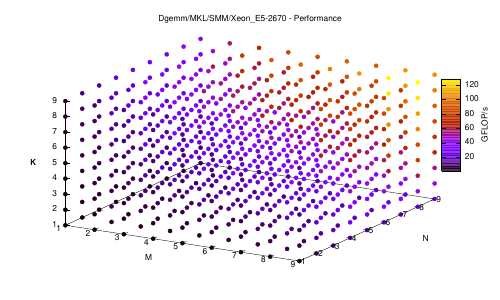

Generate this figure with gnuplot:
XNAME = 1
FNAME = 2
TNAME = 3
PNAME = 4
NOTES = 5
MPARM = 6
KPARM = 7
NPARM = 8
NVALS = 8
MSIZE = 9
DURMS = 11
DEVMS = 13
VALID = 15
FLOPS = 19
XTEND = 21

# GEN =-1: multiple files; no titles
# GEN = 0: multiple files with titles
# GEN = 1: single file with titles
GEN = 1

GEMX = "gemm"
FUNC = "mkl"
NAME = "MKL/SMM/Xeon_E5-2670"
PREC = "f64"

#FUNCB = "goto"
NAMEB = "OpenBLAS"
SHIFT = 20

NCORES = 16
PEAK_SP_GFLOPS = 41.6 * NCORES
PEAK_DP_GFLOPS = 0.5 * PEAK_SP_GFLOPS
HIM = 9
HIN = HIM
HIK = HIM
MN = 4

FILECOUNT = 0
BASENAME = GEMX."-".FUNC."-".PREC
stats BASENAME.".txt" using (log(column(FLOPS)*NCORES)) nooutput; GEO = sprintf("%.1f", exp(STATS_sum/STATS_records))
stats BASENAME.".txt" using (column(FLOPS)*NCORES) nooutput; MED = sprintf("%.1f", STATS_median)
stats BASENAME.".txt" using NPARM nooutput; XN = int(STATS_max)

MAX(A, B) = A < B ? B : A
IX(I1, J1, NJ) = int(MAX(I1 - 1, 0) * NJ + MAX(J1 - 1, 0))
I1(IX, NJ) = int(IX / NJ) + 1
J1(IX, NJ) = int(IX) % NJ + 1

set table "gemx-avg.txt"
plot BASENAME.".txt" using (IX(column(MPARM), column(NPARM), XN)):(column(FLOPS)*NCORES) smooth unique
unset table
set table "gemx-cdf.txt"
plot BASENAME.".txt" using (column(FLOPS)*NCORES):(1.0) smooth cumulative
unset table
stats "gemx-cdf.txt" using (("".strcol(3)."" eq "i")?($2):(1/0)) nooutput; FREQSUM = STATS_max

TERMINAL = "pdf"
set terminal TERMINAL
#set termoption font "Times-Roman,7"

EXT = TERMINAL[1:3]

if (GEN==1) set output "gemm-mkl-smm.".EXT
if (PREC eq "f64") {
  PEAK = PEAK_DP_GFLOPS
  PRECISION = "D"
} else {
  PEAK = PEAK_SP_GFLOPS
  PRECISION = "S"
}


if (exists("FUNCB") && (FUNCB ne "") && exists("NAMEB") && (NAMEB ne "")) {
  reset
  if (GEN<=0) { set output GEMX."-".FUNC."-".PREC."-".FILECOUNT.".".EXT; FILECOUNT = FILECOUNT + 1 }
  if (GEN>-1) { set title PRECISION.GEMX." - ".NAME."(+) vs. ".NAMEB."(-)" }
  stats "< paste ".BASENAME.".txt ".GEMX."-".FUNCB."-".PREC.".txt" using ((column(FLOPS)-column(FLOPS+SHIFT))*NCORES) nooutput
  set palette defined ( -1 "blue", 0 "white", 1 "red" )
  set pm3d interpolate 0, 0
  set autoscale fix
  if (0<HIM) { set xrange [*:HIM] }
  if (0<HIN) { set yrange [*:HIN] }
  if (0<HIK) { set zrange [*:HIK] }
  set xlabel "M"
  set ylabel "N"
  set zlabel "K"
  set ticslevel 0
  set cblabel "GFLOP/s" offset 0.5
  set format x "%g"; set format y "%g"; set format z "%g"; set format cb "%+g"
  set cbrange [-MAX(abs(STATS_min), abs(STATS_max)):MAX(abs(STATS_min), abs(STATS_max))]
  splot "< paste ".BASENAME.".txt ".GEMX."-".FUNCB."-".PREC.".txt" using MPARM:NPARM:KPARM:((column(FLOPS)-column(FLOPS+SHIFT))*NCORES) notitle with points pointtype 7 linetype palette
}

reset
if (GEN<=0) { set output GEMX."-".FUNC."-".PREC."-".FILECOUNT.".".EXT; FILECOUNT = FILECOUNT + 1 }
if (GEN>-1) { set title PRECISION.GEMX."/".NAME." - Performance" }
set pm3d interpolate 0, 0
#set colorbox horizontal user origin 0, 0.1 size 1, 0.1
set autoscale fix
if (0<HIM) { set xrange [*:HIM] }
if (0<HIN) { set yrange [*:HIN] }
if (0<HIK) { set zrange [*:HIK] }
set xlabel "M"
set ylabel "N"
set zlabel "K"
set ticslevel 0
set cblabel "GFLOP/s" offset 1.0
set format x "%g"; set format y "%g"; set format z "%g"; set format cb "%g"
splot BASENAME.".txt" using MPARM:NPARM:KPARM:(column(FLOPS)*NCORES) notitle with points pointtype 7 linetype palette

reset
if (GEN<=0) { set output GEMX."-".FUNC."-".PREC."-".FILECOUNT.".".EXT; FILECOUNT = FILECOUNT + 1 }
if (GEN>-1) { set title PRECISION.GEMX."/".NAME." - Performance (K-Average)" }
set dgrid3d #9, 9
set pm3d interpolate 0, 0 map
if (0<HIM) { set xrange [*:HIM] }
if (0<HIN) { set yrange [*:HIN] }
set autoscale fix
set xlabel "M"
set ylabel "N" offset -1.0
set cblabel "GFLOP/s" offset 1.0
set format x "%g"; set format y "%g"; set format cb "%g"
set mxtics 2
#set offsets 1, 1, 1, 1
splot "gemx-avg.txt" using (("".strcol(3)."" eq "i")?(I1($1, XN)):(1/0)):(("".strcol(3)."" eq "i")?(J1($1, XN)):(1/0)):2 notitle with pm3d

reset
if (GEN<=0) { set output GEMX."-".FUNC."-".PREC."-".FILECOUNT.".".EXT; FILECOUNT = FILECOUNT + 1 }
if (GEN>-1) { set title PRECISION.GEMX."/".NAME." - Performance (CDF)" }
set xlabel "Probability\n\nGeo. Mean: ".GEO." GFLOP/s  Median: ".MED." GFLOP/s"
set ylabel "GFLOP/s"
set format x "%g%%"
set format y "%g"
set fit quiet
f(x) = b * x + a
fit f(x) "gemx-cdf.txt" using (("".strcol(3)."" eq "i")?(100*$2/FREQSUM):(1/0)):1 via a, b
g(x) = (x - a) / b
x = 0.5 * (100 + MAX(0, g(0)))
h(x) = d * x + c
fit [x-2:x+2] h(x) "gemx-cdf.txt" using (("".strcol(3)."" eq "i")?(100*$2/FREQSUM):(1/0)):1 via c, d
set arrow 1 from x, h(x) to x, 0
set label 1 sprintf("%.1f%%", x) at x, 0.5 * h(x) left offset 1
set arrow 2 from x, h(x) to 0, h(x)
set label 2 sprintf("%.1f GFLOP/s", h(x)) at 0.5 * x, h(x) centre offset 0, 1
set autoscale fix
set xrange [0:100]
set yrange [0:*]
plot "gemx-cdf.txt" using (("".strcol(3)."" eq "i")?(100*$2/FREQSUM):(1/0)):1 notitle with lines

if (0 < PEAK) {
  reset
  if (GEN<=0) { set output GEMX."-".FUNC."-".PREC."-".FILECOUNT.".".EXT; FILECOUNT = FILECOUNT + 1 }
  if (GEN>-1) { set title PRECISION.GEMX."/".NAME." - Performance (M = N = ".MN.")" }
  set xlabel "K"
  set ylabel "Efficiency"
  set y2label "GFLOP/s"
  set y2tics
  set ytics nomirror
  set format x "%g"; set format y "%g%%"
  set mxtics 2
  set mytics 2
  set my2tics 2
  set autoscale fix
  set yrange [0:100]
  set y2range [0:PEAK]
  if (exists("FUNCB") && (FUNCB ne "") && exists("NAMEB") && (NAMEB ne "")) {
    plot BASENAME.".txt" using KPARM:((MN==column(MPARM)&&MN==column(NPARM))?(100.0*column(FLOPS)*NCORES/PEAK):(1/0)) title NAME smooth sbezier with points pointtype 7 pointsize 0.5, \
         GEMX."-".FUNCB."-".PREC.".txt" using KPARM:((MN==column(MPARM)&&MN==column(NPARM))?(100.0*column(FLOPS)*NCORES/PEAK):(1/0)) title NAMEB smooth sbezier with points pointtype 7 pointsize 0.5
  } else {
    plot BASENAME.".txt" using KPARM:((MN==column(MPARM)&&MN==column(NPARM))?(100.0*column(FLOPS)*NCORES/PEAK):(1/0)) notitle smooth sbezier with points pointtype 7 pointsize 0.5
  }
}
